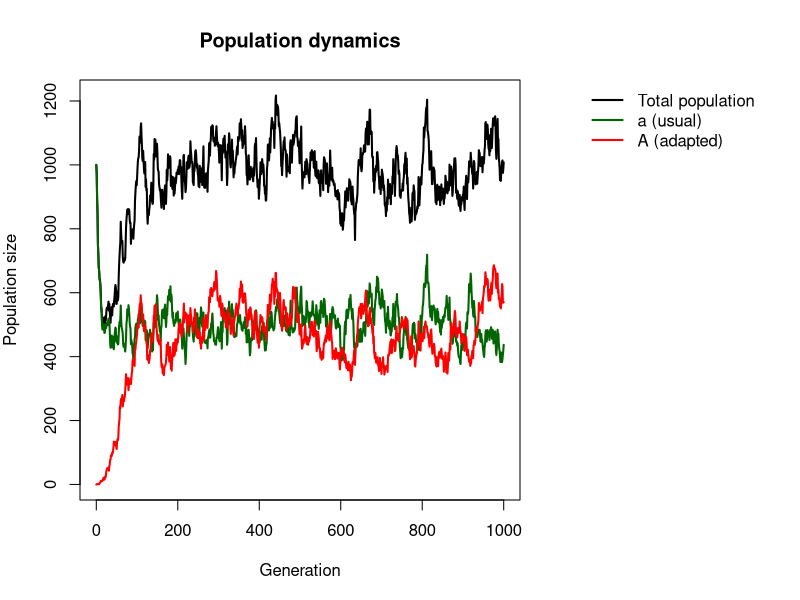
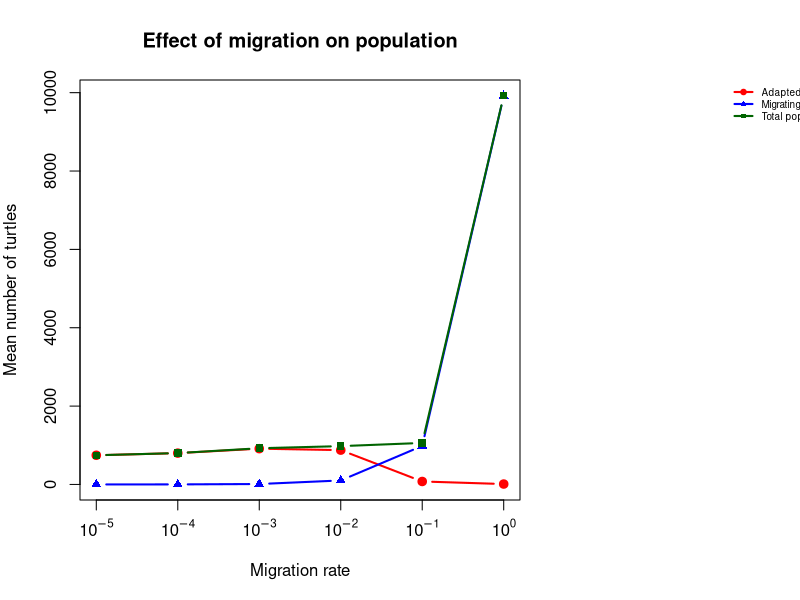

The R source for these figures, in order:
## ---- chunk 1
# FUNCTION 1: SIMULATE ONE GENERATION

# The model includes two turtle types:
# a = usual turtles, which are affected by warming
# A = adapted turtles, which have a relative growth advantage

simulate_one_gen <- function(N_a, N_A, decay_rate, sel_coeff, mut_rate, mig_rate, N_source_a, carrying_capacity = 1000) {

# STEP 1: Generate offspring for each turtle type

# For type a, the expected number of offspring is reduced
# by the warming-related decay rate.
# For type A, offspring production depends on its current population, its selection advantage, warming and how close the total population is to carrying capacity.
  offsp_a <- rpois(1, N_a * (1 - decay_rate))
  offsp_A <- rpois(1, N_A + N_A * (sel_coeff - decay_rate) * (1 - (N_a + N_A) / carrying_capacity))

# STEP 2: Simulate mutation from type a to type A

# The expected number of mutations depends on the number of type-a offspring and the mutation rate.
  mut_a_to_A <- rpois(1, offsp_a * mut_rate)

# STEP 3: Simulate immigration from the source beach

# The number of immigrants is determined by the source population size and the migration rate.
# In this model, immigrants are type a, not type A.
  mig_a <- rpois(1, N_source_a * mig_rate)

# STEP 4: Calculate the population sizes in the next generation

# Type a loses individuals through mutation but gains individuals through immigration.
  N_a_new <- offsp_a - mut_a_to_A + mig_a

# Type A gains the individuals that mutated from type a.
# Existing type-A offspring remain part of this population.
  N_A_new <- offsp_A + mut_a_to_A

# Return the updated populations for the next generation.
  return(c(
    N_a = N_a_new,
    N_A = N_A_new
  ))

}

print(simulate_one_gen(N_a = 100, N_A = 0, decay_rate = 0.1, sel_coeff = 0.2, mut_rate = 0.01, mig_rate = 0.05, N_source_a = 1000, carrying_capacity = 1000))

## ---- chunk 2
# FUNCTION 2: SIMULATE THE POPULATION

# This function simulates how the populations of type a and type A change over several generations.

# It uses simulate_one_gen() to calculate the population in the next generation and saves the results at every step.

simulate_pop <- function(N_init_a, N_init_A, decay_rate, sel_coeff,
                         mut_rate, mig_rate, N_source_a, t_max,
                         carrying_capacity = 1000) {

# Store the initial population.
# The simulation starts with N_init_a usual turtles and N_init_A adapted turtles.
  pop_vector <- c(N_init_a, N_init_A)

# Store the current population.
# This vector is updated at every generation.
  pop_new <- c(N_init_a, N_init_A)

# Run the simulation for t_max generations.
# seq_len(t_max) produces the numbers from 1 to t_max.
  for (i in seq_len(t_max)) {

# Simulate the next generation using Function 1.
# pop_new[1] is the current number of a turtles.
# pop_new[2] is the current number of A turtles.
# The other describe warming, selection, mutation, migration and carrying capacity.
    pop_new <- simulate_one_gen(
      pop_new[1], pop_new[2],
      decay_rate, sel_coeff, mut_rate,
      mig_rate, N_source_a, carrying_capacity
    )

# Add the newly calculated population as a new row.
# This stores the population sizes for every generation, rather than keeping only the final result.
    pop_vector <- rbind(pop_vector, pop_new)
  }

# Label the rows with their generation numbers.
# The first row is generation 0, which contains the initial population. The last row corresponds to generation t_max.
  rownames(pop_vector) <- 0:(nrow(pop_vector) - 1)

# Name the two columns according to the turtle types.
# Generations remain row names; they are not a population column.
  colnames(pop_vector) <- c("a", "A")

# Return the complete population trajectory.
# The result contains two columns (a and A) and one row for the initial population and every simulated generation.
  return(pop_vector)
}


# MODEL PARAMETERS

# Set the number of generations to simulate.
# The model will calculate generations 1 to 1000 after
# starting with the initial population at generation 0.
max_gen <- 1000


# PLOT 1: GENERATION VS POPULATION SIZE

# Run the population simulation with the chosen parameters.
output <- simulate_pop(
  N_init_a = 1000,          # Initial number of usual turtles
  N_init_A = 0,             # Initially, there are no adapted turtles
  decay_rate = 0.1,         # Negative effect of warming
  sel_coeff = 0.2,          # Relative growth advantage of type A
  mut_rate = 0.001,         # Mutation rate from a to A
  mig_rate = 0.05,          # Migration rate from the source beach
  N_source_a = 1000,        # Number of turtles in the source population
  t_max = max_gen,          # Number of generations to simulate
  carrying_capacity = 1000  # Maximum population size for the offspring step
)

# Create a separate display table.
# The row names from output are shown in a column named Generations.
# This does not change the original output matrix.
output_table <- data.frame(
  Generations = as.integer(rownames(output)),
  a = output[, "a"],
  A = output[, "A"]
)

# Print the last six generations, including generation 1000.
print(tail(output_table), row.names = FALSE)


# GENERATION NUMBERS FOR PLOT 1

# Create the generation numbers for the x-axis.
# There are 1001 population records, from generation 0 to 1000.
x_range <- 0:(nrow(output) - 1)

## ---- chunk 3
# Leave space on the right for the legend
par(mar = c(5, 4, 4, 14), xpd = NA)

# Total population
plot(
  x_range, rowSums(output),
  type = "l",
  col = "black",
  lwd = 2,
  ylim = c(0, max(rowSums(output))),
  xlab = "Generation",
  ylab = "Population size",
  main = "Population dynamics"
)

# Type a and type A
lines(x_range, output[, "a"], col = "darkgreen", lwd = 2)
lines(x_range, output[, "A"], col = "red", lwd = 2)

# Legend OUTSIDE the plot, on the right
legend(
  "topright",
  inset = c(-0.55, 0),
  legend = c("Total population", "a (usual)", "A (adapted)"),
  col = c("black", "darkgreen", "red"),
  lty = 1,
  lwd = 2,
  bty = "n",
  xpd = NA
)

# Restore the standard margins
par(mar = c(5, 4, 4, 2), xpd = FALSE)

## ---- chunk 4
# PLOTS 2: EFFECT OF MIGRATION

# Migration rates to compare
migration_rates <- 10^seq(-5, 0, by = 1)

# Repeat simulations to account for random variation
n_replicates <- 100

# Store the mean results for each migration rate
adapted_A <- numeric(length(migration_rates))
mig_a <- 1000 * migration_rates # Expected number of migrating turtles per generation
population_size <- numeric(length(migration_rates))


for (j in seq_along(migration_rates)) {

  # Store the final results of repeated simulations
  results <- matrix(NA_real_, nrow = n_replicates, ncol = 3)

  for (rep in seq_len(n_replicates)) {

    sim <- simulate_pop(
      N_init_a = 1000,
      N_init_A = 0,
      decay_rate = 0.1,
      sel_coeff = 0.2,
      mut_rate = 0.001,
      mig_rate = migration_rates[j], 
      N_source_a = 1000,
      t_max = max_gen,
      carrying_capacity = 1000
    )

# Number of A and a turtles at the final generation
    results[rep, 1] <- sim[nrow(sim), "A"]
    
    results[rep, 2] <- sim[nrow(sim), "a"]
    
# Total population at the final generation
    results[rep, 3] <- sum(sim[nrow(sim), ])
  }

# Calculate the mean across replicate simulations
  adapted_A[j] <- mean(results[, 1])
  mig_a [j] <- mean(results[, 2])
  population_size[j] <- mean(results[, 3])
}

# PLOT 2: MIGRATION VS POPULATION TYPES AND TOTAL POPULATION

# Leave space on the right for the legend
par(mar = c(5, 4, 4, 14), xpd = NA)

matplot(
  migration_rates,
  cbind(adapted_A, mig_a, population_size),
  type = "b",log = "x", xaxt = "n",  # Show points connected by lines
  pch = c(19, 17, 15),   # Use filled circle points
  col = c("red", "blue", "darkgreen"),
  lty = 1,
  lwd = 2,  # Set line width
  ylim = range(c(adapted_A, mig_a, population_size)),
  xlab = "Migration rate",
  ylab = "Mean number of turtles",
  main = "Effect of migration on population"
)

axis(
  side = 1,
  at = 10^seq(-5, 0, by = 1),
  labels = expression(10^{-5}, 10^{-4}, 10^{-3},
                      10^{-2}, 10^{-1}, 10^{0})
)

legend(
  "topright",
  inset = c(-0.80, 0),cex = 0.6,
  legend = c("Adapted turtles (A)", "Migrating turtles (a)", "Total population (a + A)"),
  col = c("red", "blue", "darkgreen"),
  pch = c(19, 17, 15),
  lty = 1,
  lwd = 2,
  bty = "n",
  xpd = NA
)

# Restore the standard plotting margins, leave space on the right for the legend, if needed.
par(mar = c(5, 4, 4, 2), xpd = FALSE)

## ---- chunk 5
# Calculate Frequencies
# Calculate the total local population at each generation
N_total <- output[, "a"] + output[, "A"]

# Calculate the frequency of type a
freq_a <- ifelse(
  N_total > 0,
  output[, "a"] / N_total,
  NA
)

# Calculate the frequency of type A
freq_A <- ifelse(
  N_total > 0,
  output[, "A"] / N_total,
  NA
)

# Store the results in a data frame
frequency_output <- data.frame(
  Generations = 0:(nrow(output) - 1),
  N_total = N_total,
  freq_a = freq_a,
  freq_A = freq_A
)

# Display the frequency results
print(frequency_output)
